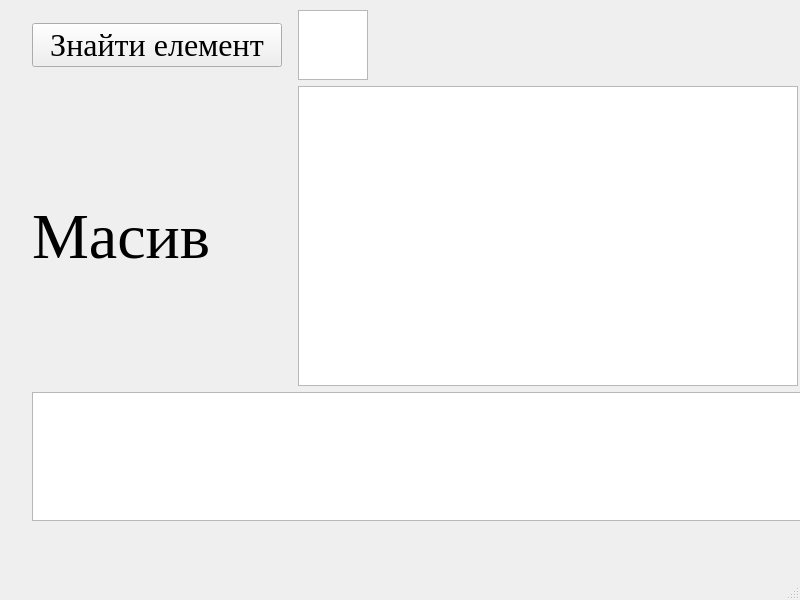
<?xml version="1.0" encoding="UTF-8"?>
<ui version="4.0">
 <class>MainWindow</class>
 <widget class="QMainWindow" name="MainWindow">
  <property name="geometry">
   <rect>
    <x>0</x>
    <y>0</y>
    <width>800</width>
    <height>600</height>
   </rect>
  </property>
  <property name="windowTitle">
   <string>MainWindow</string>
  </property>
  <widget class="QWidget" name="centralwidget">
   <widget class="QWidget" name="gridLayoutWidget">
    <property name="geometry">
     <rect>
      <x>30</x>
      <y>10</y>
      <width>777</width>
      <height>511</height>
     </rect>
    </property>
    <layout class="QGridLayout" name="gridLayout">
     <item row="1" column="0">
      <widget class="QPushButton" name="pushButton">
       <property name="minimumSize">
        <size>
         <width>250</width>
         <height>0</height>
        </size>
       </property>
       <property name="maximumSize">
        <size>
         <width>250</width>
         <height>16777215</height>
        </size>
       </property>
       <property name="font">
        <font>
         <family>Times New Roman</family>
         <pointsize>24</pointsize>
        </font>
       </property>
       <property name="text">
        <string>Знайти елемент</string>
       </property>
      </widget>
     </item>
     <item row="2" column="1">
      <widget class="QTextEdit" name="array">
       <property name="minimumSize">
        <size>
         <width>500</width>
         <height>300</height>
        </size>
       </property>
       <property name="maximumSize">
        <size>
         <width>500</width>
         <height>300</height>
        </size>
       </property>
       <property name="font">
        <font>
         <family>Times New Roman</family>
         <pointsize>36</pointsize>
        </font>
       </property>
      </widget>
     </item>
     <item row="2" column="0">
      <widget class="QLabel" name="label_2">
       <property name="font">
        <font>
         <family>Times New Roman</family>
         <pointsize>48</pointsize>
        </font>
       </property>
       <property name="text">
        <string>Масив</string>
       </property>
      </widget>
     </item>
     <item row="1" column="1">
      <widget class="QTextEdit" name="element">
       <property name="minimumSize">
        <size>
         <width>0</width>
         <height>70</height>
        </size>
       </property>
       <property name="maximumSize">
        <size>
         <width>70</width>
         <height>70</height>
        </size>
       </property>
       <property name="font">
        <font>
         <family>Times New Roman</family>
         <pointsize>36</pointsize>
        </font>
       </property>
      </widget>
     </item>
     <item row="3" column="0" colspan="2">
      <widget class="QTextEdit" name="position">
       <property name="minimumSize">
        <size>
         <width>770</width>
         <height>0</height>
        </size>
       </property>
       <property name="maximumSize">
        <size>
         <width>700</width>
         <height>1000</height>
        </size>
       </property>
       <property name="font">
        <font>
         <family>Times New Roman</family>
         <pointsize>36</pointsize>
        </font>
       </property>
      </widget>
     </item>
    </layout>
   </widget>
  </widget>
  <widget class="QStatusBar" name="statusbar"/>
 </widget>
 <resources/>
 <connections/>
</ui>
